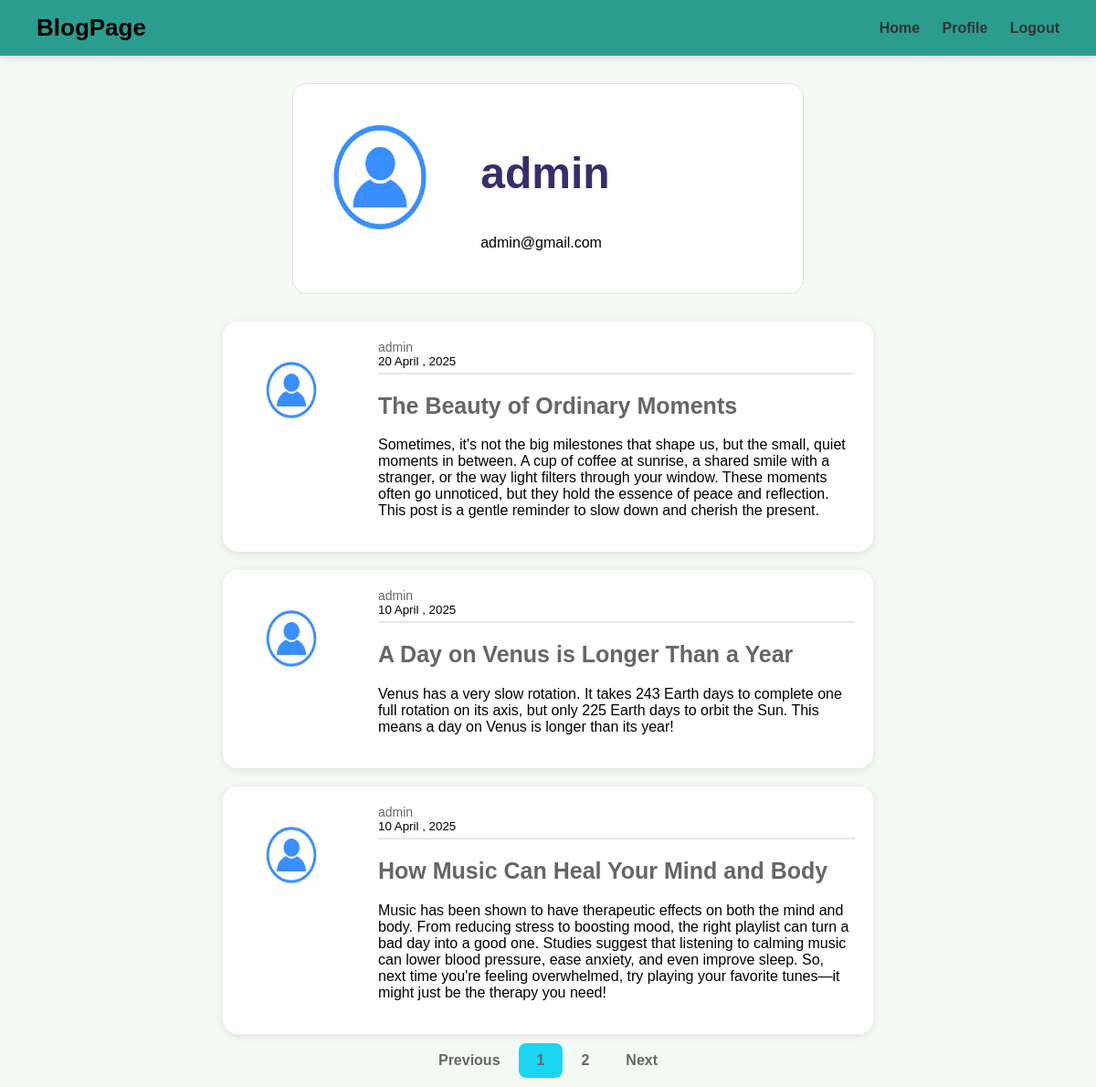
/account/admin/ (signed in), run on the app's committed database.
### users/models.py (models this page shows, shortened)
class User(AbstractUser):
    email = models.EmailField(unique=True)
    bio = models.TextField(blank=True, null=True)
    profile_picture = models.ImageField(
        upload_to="profile_pics/", default="default.jpg", blank=True, null=True
    )

### dashboard/models.py (models this page shows, shortened)
class Post(models.Model):
    title = models.CharField(max_length=100)
    content = models.TextField()
    date_posted = models.DateTimeField(default=timezone.now)
    author = models.ForeignKey(User, on_delete=models.CASCADE)

### dashboard/views.py (the view)
# urls.py: path("account/", AccountView.as_view(), name="account"),
class AccountView(LoginRequiredMixin, ListView):
    model = Post
    template_name = "users/profile.html"
    context_object_name = "posts"
    paginate_by = 3
    def get_queryset(self):
        username = self.kwargs.get("username")
        self.profile_user = (
            get_object_or_404(User, username=username)
            if username
            else self.request.user
        )
        posts = Post.objects.filter(author=self.profile_user).order_by("-date_posted")
        for post in posts:
            post.display_date = custom_date_display(post.date_posted)
        return posts
    def get_context_data(self, **kwargs):
        context = super().get_context_data(**kwargs)
        context["user"] = self.profile_user
        context["profile"] = (
            self.profile_user.profile_picture.url
            if self.profile_user.profile_picture
            else None
        )
        context["has_posts"] = bool(context["posts"])
        return context

### blogpage/utils.py (called while the page is built)
def custom_date_display(value):
    if not value:
        return ""
    now = timezone.now()
    date = (
        value
        if isinstance(value, datetime)
        else datetime.combine(value, datetime.min.time())
    )
    date_only = date.date()
    now_only = now.date()
    if date_only == now_only:
        diff = timesince(date, now)
        return f"{diff.split(',')[0]} ago"
    elif date_only == now_only - timedelta(days=1):
        return "Yesterday"
    else:
        return date.strftime("%d %B , %Y")

### users/templates/users/profile.html (shortened to what this page needs)
{% extends "dashboard/layout.html" %}
{% load static %}
{% block content %}
    <div class="content-section">
    <article class="profile content-section">
        <div class="media">
            <div class="media-src">
            <img class="rounded-circle account-img" src="{{ '/media/default.jpg' }}" alt="Profile Image"></div>
            <div class="media-body">
                <h2 class="account-heading">{{ user.username }}</h2>
                <p class="text-secondary">{{ user.email }}</p>
            </div>
        </div>
    </div>
{% for post in posts %}
        <article class="media content-section">
            <div class="media">
                <img class="article-img" src="{{ '/media/default.jpg' }}" alt="Profile picture">
            </div>
                <div class="media-body">
                    <div class="article-metadata">
                        <a class="mr-3" href="{% url 'dashboard:user_account' username=post.author.username %}">
                            {{ post.author.username }}
                        </a>
                        <small class="text-muted">{{ post.display_date }}</small>
                    </div>
                    <h2>
                        <a class="article-title" href="{% url 'dashboard:post_detail' pk=post.id %}">
                            {{ post.title }}
                        </a>
                    </h2>
                    <p class="article-content">{{ post.content }}</p>
                </div>
        </article>
    {% endfor %}
        {% if is_paginated %}
        <div class="pagination">
            {% if page_obj.has_previous %}
                <a class="btn btn-outline-info mb-4" href="?page={{ page_obj.previous_page_number }}">Previous</a>
            {% else %}
                <a class="btn btn-outline-info mb-4 disabled" href="#">Previous</a>
            {% endif %}
            {% for page_num in paginator.page_range %}
                {% if page_num == page_obj.number %}
                    <a class="btn btn-info mb-4" href="?page={{ page_num }}">{{ page_num }}</a>
                {% else %}
                    <a class="btn btn-outline-info mb-4" href="?page={{ page_num }}">{{ page_num }}</a>
                {% endif %}
            {% endfor %}
            {% if page_obj.has_next %}
                <a class="btn btn-outline-info mb-4" href="?page={{ page_obj.next_page_number }}">Next</a>
            {% else %}
                <a class="btn btn-outline-info mb-4 disabled" href="#">Next</a>
            {% endif %}
        </div>
        {% endif %}
{% endblock content %}

### dashboard/static/dashboard/style.css (style rules this page uses)
body { font-family: Arial, sans-serif; margin: 0; background: #f4f9f4; }
h1, h2, h3, h4, h5, h6 { color: #382d6a; }
a { color: #666; font-size: 14px; text-decoration: none; }
.account-img { height: 130px; width: 130px; margin-right: 25px; margin-bottom: 20px; }
.account-heading { font-size: 3rem; font-weight: 700; }
.content-section { padding: 10px; width: 80%; margin: 0 auto; }
.btn-info { background-color: #1ad6f3; }
.media.content-section { display: flex; align-items: flex-start; background: #ffffff; border-radius: 16px; padding: 20px; box-shadow: 0 2px 10px rgba(0, 0, 0, 0.1); max-width: 90%; margin: 10px auto; }
.profile.content-section { background: #ffffff; border: 1px solid #e0e0e0; border-radius: 16px; max-width: 80%; margin: 10px auto; }
.media { display: flex; align-items: center; padding: 20px; gap: 20px; }
.article-img { height: 70px; width: 70px; margin-right: 20px; }
.article-title { font-size: 25px; }
.article-content { font-size: 16px; }
.article-metadata { display: flex; flex-direction: column; align-items: flex-start; padding-bottom: 5px; margin-bottom: 6px; border-bottom: 2px solid #e6e6e6; }
button, .btn { padding: 10px 20px; border: none; border-radius: 8px; font-size: 16px; font-weight: 600; cursor: pointer; transition: background 0.3s ease, color 0.3s ease; }
.pagination { display: flex; justify-content: center; }

### data on the page
User: username "admin", email "admin@gmail.com"
Post: author.username "admin", display_date "20 April , 2025", title "The Beauty of Ordinary Moments", content "Sometimes, it's not the big milestones that shape us, but the small, quiet moments in between. A cup of coffee at sunrise, a shared smile with a stranger, or the way light filters through your window. These moments often go unnoticed, but they hold the essence of peace and reflection. This post is a gentle reminder to slow down and cherish the present."
Post: author.username "admin", display_date "10 April , 2025", title "A Day on Venus is Longer Than a Year", content "Venus has a very slow rotation. It takes 243 Earth days to complete one full rotation on its axis, but only 225 Earth days to orbit the Sun. This means a day on Venus is longer than its year!"
Post: author.username "admin", display_date "10 April , 2025", title "How Music Can Heal Your Mind and Body", content "Music has been shown to have therapeutic effects on both the mind and body. From reducing stress to boosting mood, the right playlist can turn a bad day into a good one. Studies suggest that listening to calming music can lower blood pressure, ease anxiety, and even improve sleep. So, next time you're feeling overwhelmed, try playing your favorite tunes—it might just be the therapy you need!"

### other printed values
{{ page_num }} "1"
{{ page_num }} "2"
